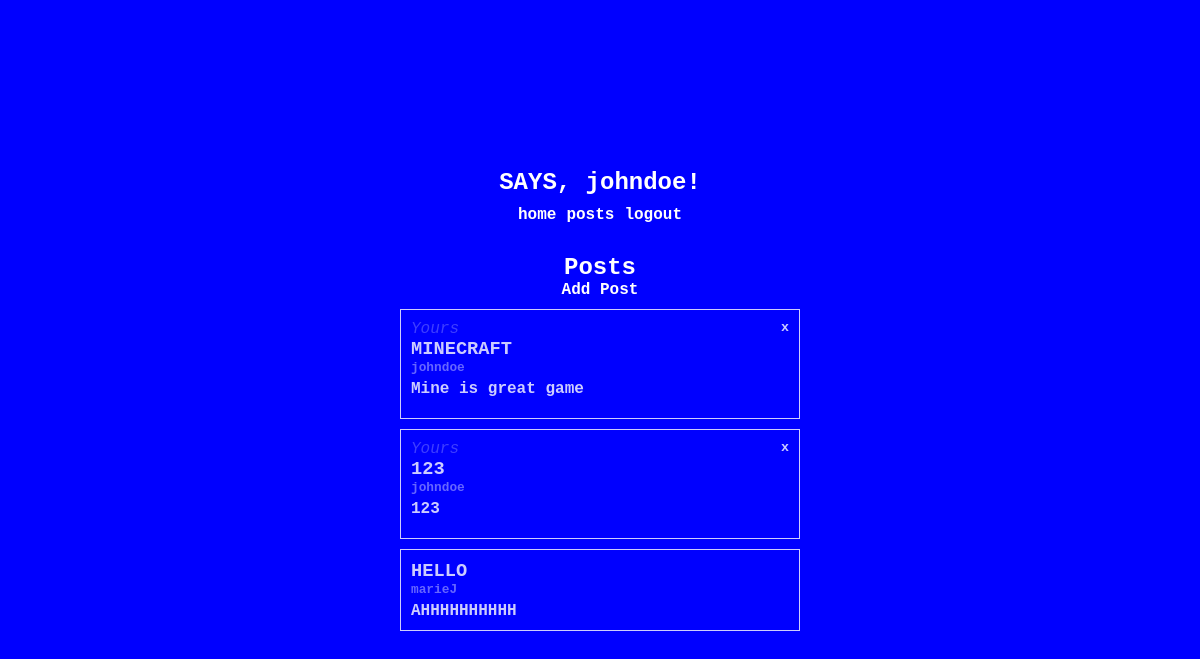
Page /posts/ (signed in) on the earlier database version.
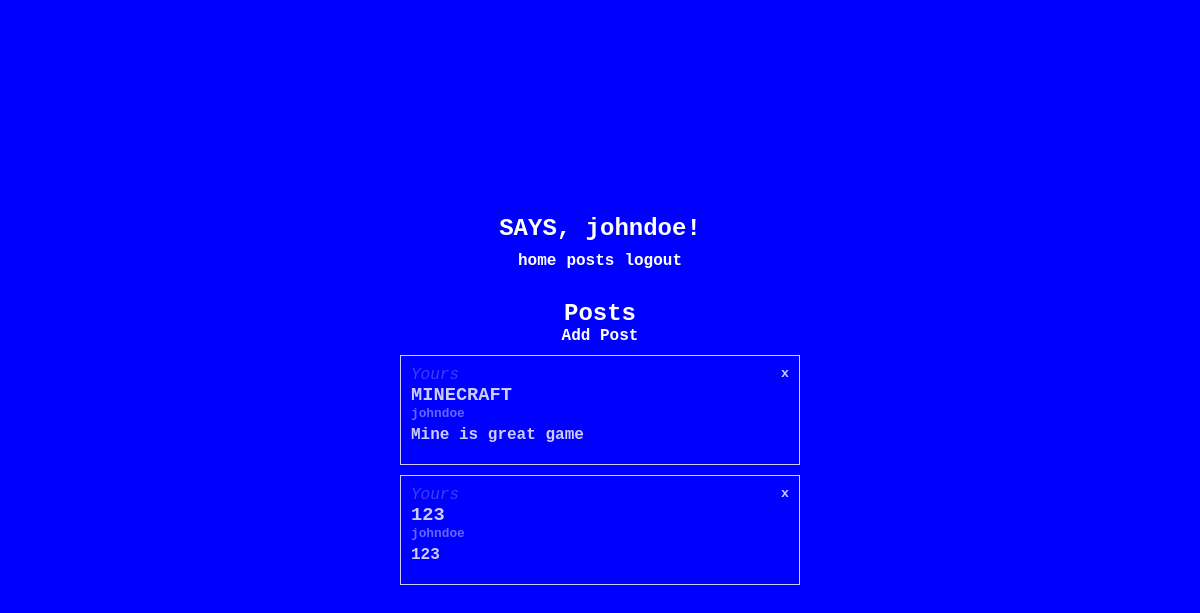
Same page on the later database version.
### posts/models.py (models this page shows, shortened)
class Post(models.Model):
    title = models.CharField(max_length=60, null=False)
    body = models.TextField(null=False)
    created_at = models.DateTimeField(auto_now_add=True)
    created_by = models.ForeignKey(
        settings.AUTH_USER_MODEL,
        on_delete=models.CASCADE
    )

### posts/views.py (the view)
# urls.py: path('', Posts, name='posts'),
def Posts(request):
    posts = models.Post.objects.all().order_by('-created_at')
    return render(request, 'posts.html', {'posts': posts})

### templates/posts.html (shortened to what this page needs)
{% extends 'layout.html' %}
    {% block content %}
    <div id="posts" style="display: flex; flex-direction: column; gap: 10px;">
        <div>
            <h2>Posts</h2>
            <a href="/posts/add">Add Post</a>
        </div>
        {% for post in posts %}
            <div class="post-card hover-block">
                {% if post.created_by == request.user %} <p style='opacity: 0.3'><em>Yours</em></p>{% endif %}
                <a href="{% url 'post_page' post.id %}">
                    <h3>{{ post.title }}</h3>
                    <p style="font-size: 0.8em; opacity: 0.5; margin-bottom: 5px;">{{ post.created_by }}</p>
                    <p class="description">{{ post.body }}</p>
                </a>
                {% if post.created_by == request.user %}
                    <form action="{% url 'deletepost' post.id %}" method="POST">
                        <button class='delete' style="outline: none; border: none">x</button>
                    </form>
                {% endif %}
            </div>
        {% endfor %}
    </div>
    {% endblock %}

Differences in the rows shown:
removed Post: title "HELLO", created_by "marieJ", body "AHHHHHHHHHH"
